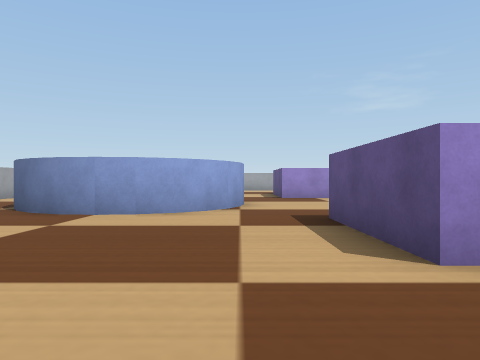
[1] (above)

21 first-person views from a walk through a Webots world. The camera is 0.06 m above the floor, looks level and sees 70° across. The floor is counted in squares, 0.1 m on a side. Each view is taken from the middle of a square. On the plan, view 1 faces up. The plan holds only what a view shows up to about 9 squares ahead; the rest is blank. Robots are left out. Webots' stock objects and surfaces are drawn as simple stand-ins.

[2]
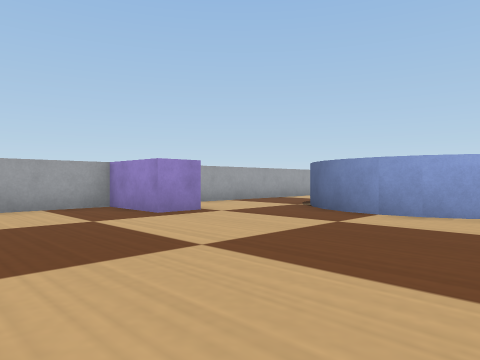

[3]
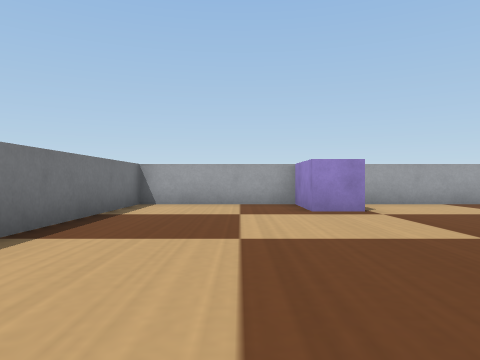

[4]
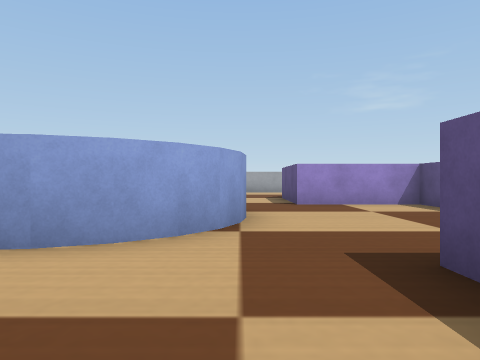

[5]
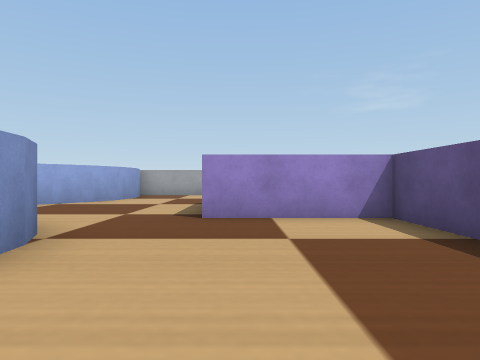

[6]
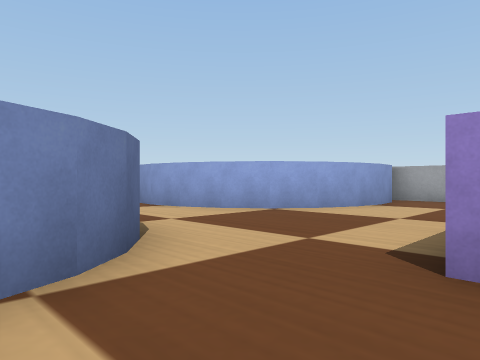

[7]
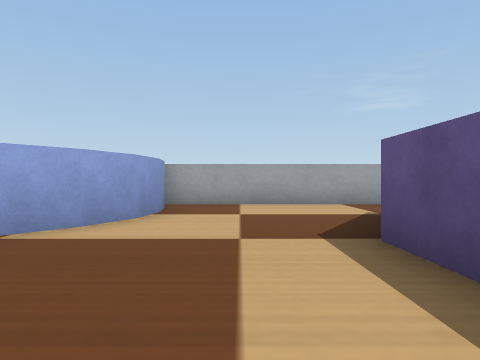

[8]
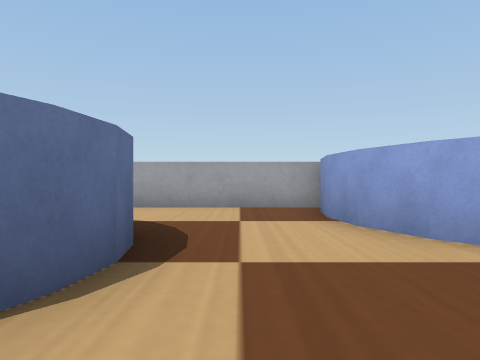

[9]
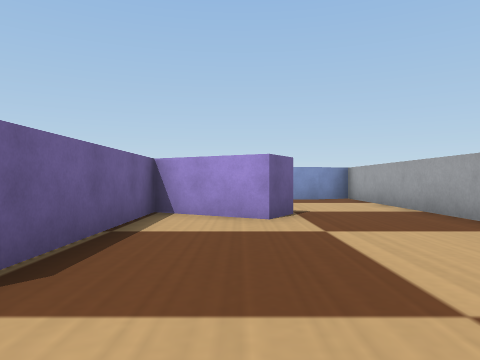

[10]
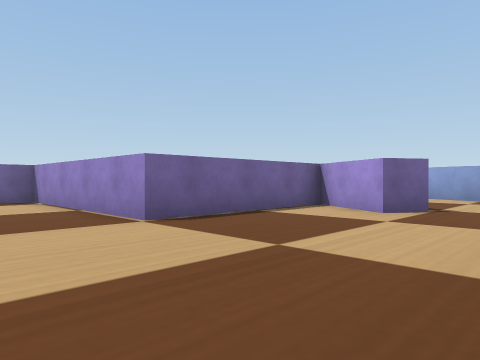

[11]
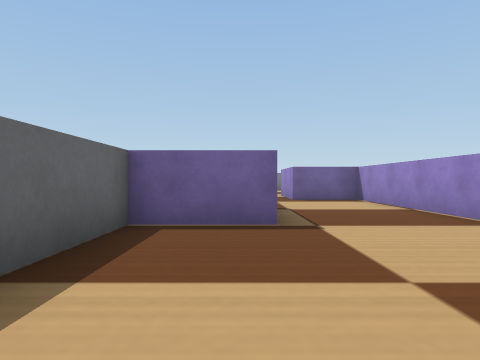

[12]
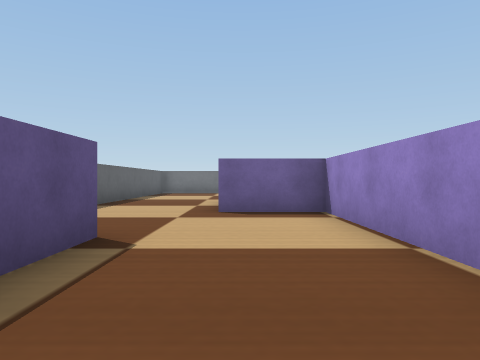

[13]
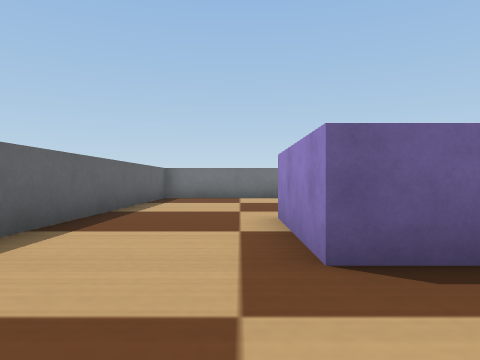

[14]
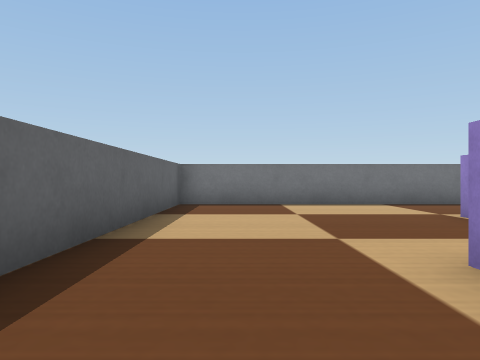

[15]
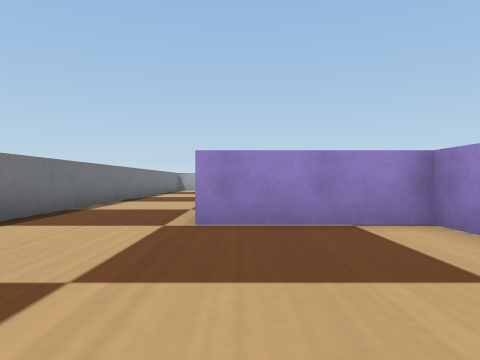

[16]
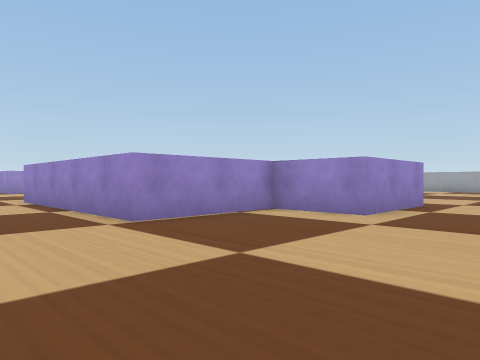

[17]
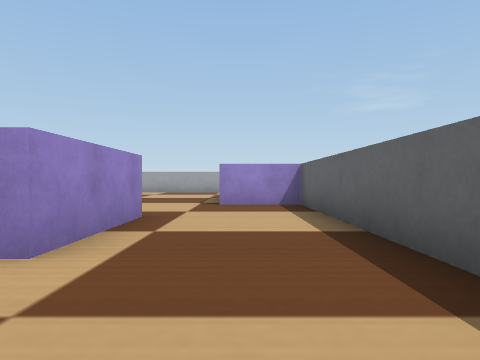

[18]
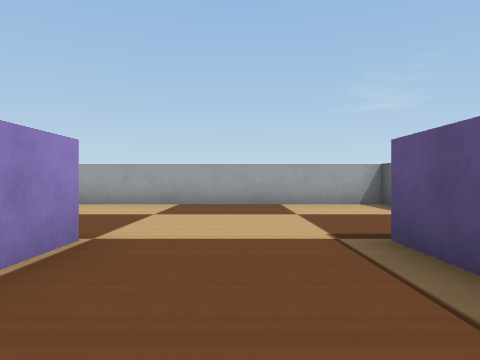

[19]
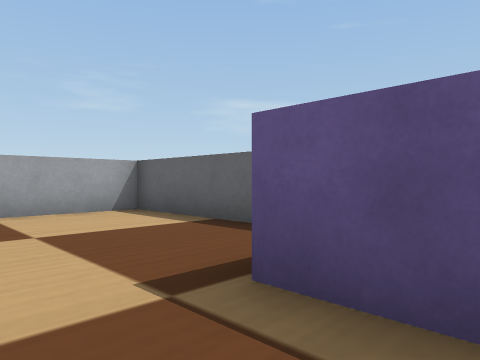

[20]
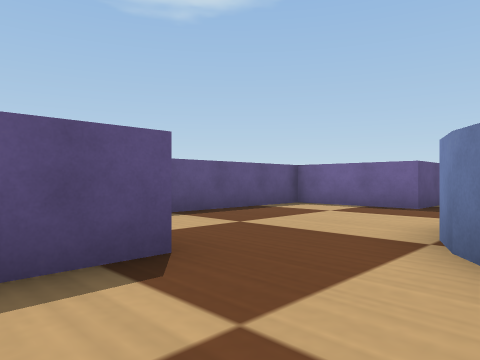

[21]
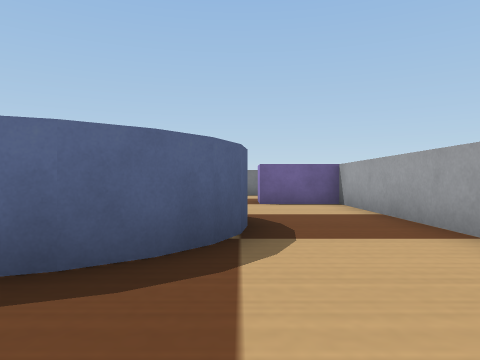

### Floor plan
Key: @ floor where view 1 was taken; # wall or solid block; . floor; C blue cylinder; B blue box.
Columns run from 8 left of view 1 to 13 right of it. Each row starts with its distance up from view 1.
 20       ################
 19        ..............#
 18       C..............#
 17       C....B.........#
 16       C....BB........#
 15      C.... B.........#
 14 C CCC.....BBBBBB...BB#
 13 #.........B    B...B #
 12 #.........BBB  B...BB#
 11 #....CC......B B.....#
 10 #...C  C.....B B.....#
  9 #..C    C....B B.....#
  8 #..     C....B BBB...#
  7 #...C  C.....B   B...#
  6 #....CC......B BBB...#
  5 #.........BBB  B.....#
  4 #BB.......B    B.....#
  3 #.........BBBBBB.....#
  2 #....................#
  1 #......... ..........#
  0 #.......@  ..........#
 -1 ######     ###########

Positions as (right, up) in squares from view 1, and headings:
1: (0, 0), facing up
2: (0, 0), facing up-left
3: (1, 2), facing left
4: (0, 3), facing up
5: (2, 6), facing up
6: (2, 9), facing up-left
7: (0, 11), facing up
8: (0, 12), facing left
9: (9, 16), facing left
10: (10, 19), facing down-left
11: (11, 19), facing down
12: (9, 15), facing down
13: (10, 11), facing down
14: (11, 8), facing down
15: (12, 3), facing left
16: (12, 0), facing up-left
17: (11, 3), facing up
18: (9, 11), facing up
19: (9, 13), facing up-right
20: (-1, 13), facing down-right
21: (-5, 13), facing down
